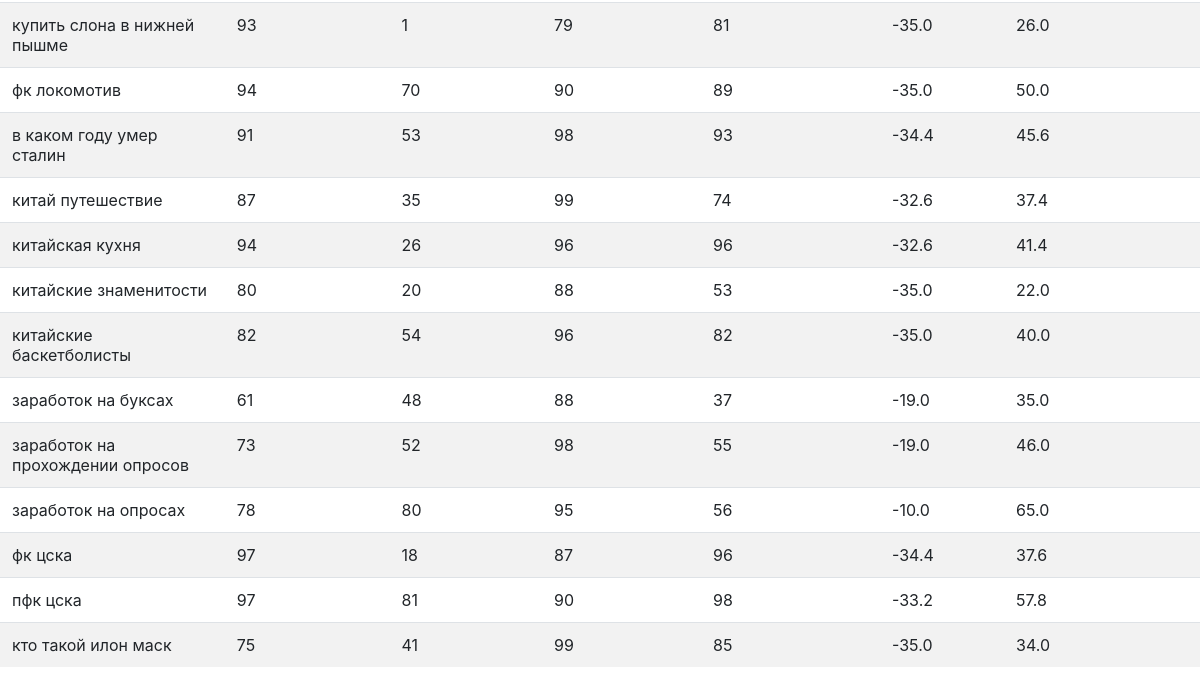
/main/results (lower part), run on an earlier commit of the app's database.
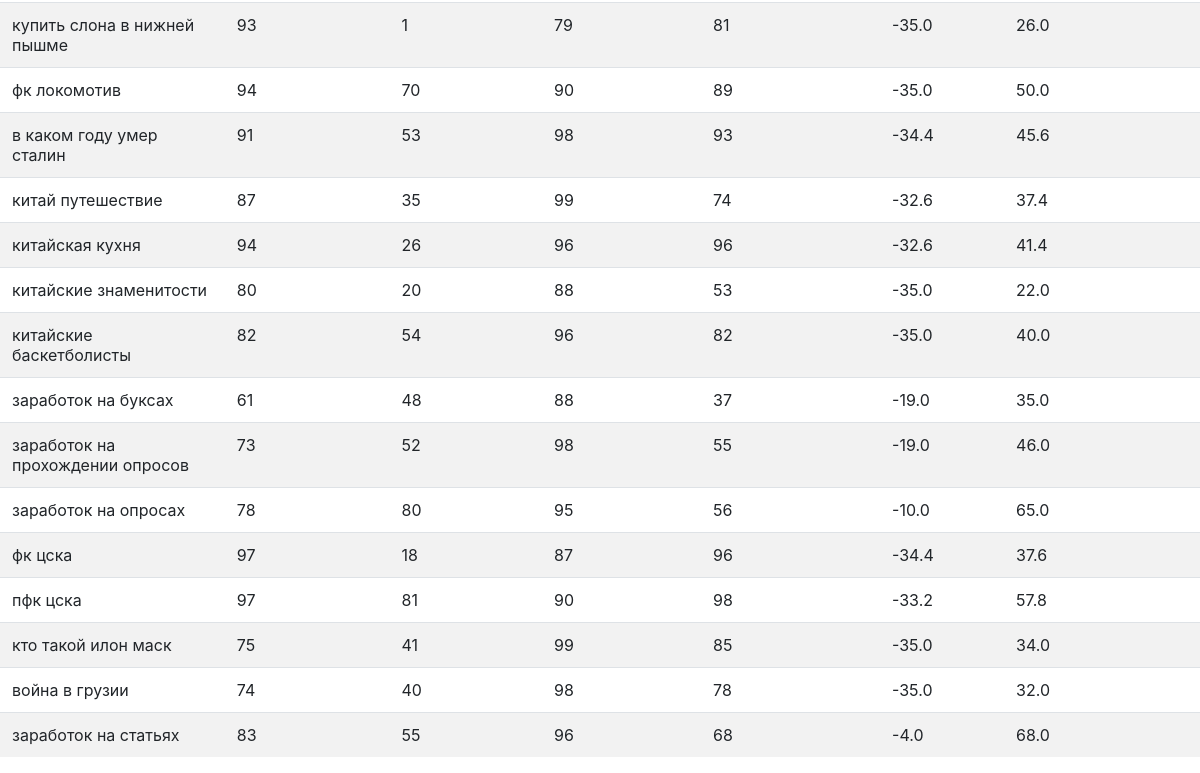
And on a later commit of the database.
### main/models.py (models this page shows, shortened)
class Request(models.Model):
    request = models.CharField(max_length=100)
    site_age_concurency = models.IntegerField(default=0)
    site_stem_concurency = models.IntegerField(default=0)
    site_volume_concurency = models.IntegerField(default=0)
    site_backlinks_concurency = models.IntegerField(default=0)
    site_total_concurency = models.FloatField(default=0)
    direct_upscale = models.FloatField(default=0)
    status = models.CharField(max_length=100, default='progress')

### main/views.py (the view)
# urls.py: path('results', views.results, name='publish_request_info'),
def results(request):
    all_requests_list = get_list_or_404(Request)
    context = {'all_requests_list': all_requests_list}
    return render(request, 'main/index.html', context)

### main/templates/main/index.html (shortened to what this page needs)
<html>
<head>
<link rel="stylesheet" href="https://cdn.jsdelivr.net/npm/bootstrap@4.5.3/dist/css/bootstrap.min.css">
</head>
<body>
{% if all_requests_list %}
<table class="table table-striped">
  <tbody>
  {% for request in all_requests_list %}
      {% if request.status == 'progress'  %}
          <tr>
          <td>{{ request.request }}</td>
          <td colspan="6" style="text-align: center">Запрос в обработке. Это может занять около минуты.</td>
          </tr>
          {% elif request.status == 'backlinks' %}
          <tr>
          <td>{{ request.request }}</td>
          <td colspan="6" style="text-align: center">Запрос в обработке. Недостаточно выборки ссылок.</td>
          </tr>
      {% else %}
    <tr>
      <td> {{ request.request }} </td>
      <td> {{ request.site_age_concurency }} </td>
      <td> {{ request.site_stem_concurency }} </td>
        <td>{{ request.site_volume_concurency }}</td>
      <td>{{ request.site_backlinks_concurency }}</td>
          <td>{{ request.direct_upscale }}</td>
      <td>{{ request.site_total_concurency }}</td>
        {% endif %}
    </tr>
    {% endfor %}
  </tbody>
</table>
{% endif %}
</body>
</html>

What changed in the data, as far as the page shows it:
added Request: request "война в грузии", site_age_concurency "74", site_stem_concurency "40", site_volume_concurency "98", site_backlinks_concurency "78", direct_upscale "-35.0", site_total_concurency "32.0"
added Request: request "заработок на статьях", site_age_concurency "83", site_stem_concurency "55", site_volume_concurency "96", site_backlinks_concurency "68", direct_upscale "-4.0", site_total_concurency "68.0"
